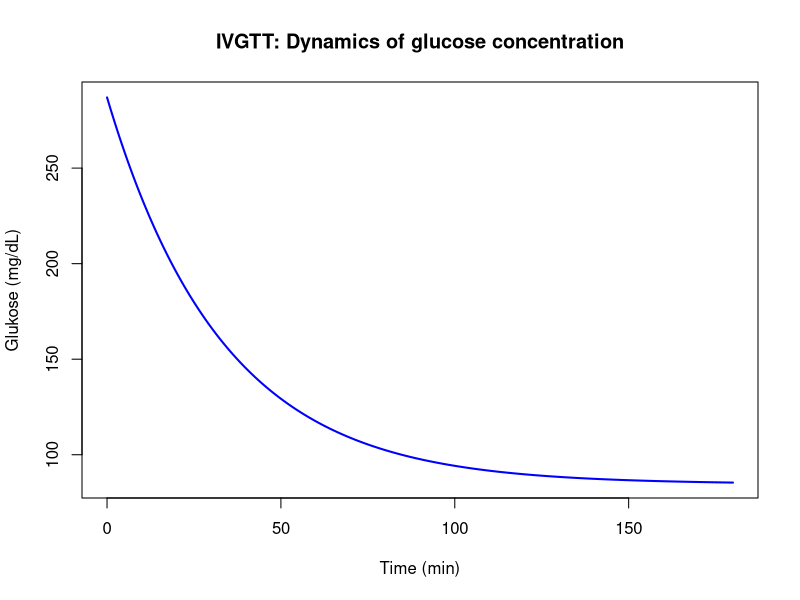
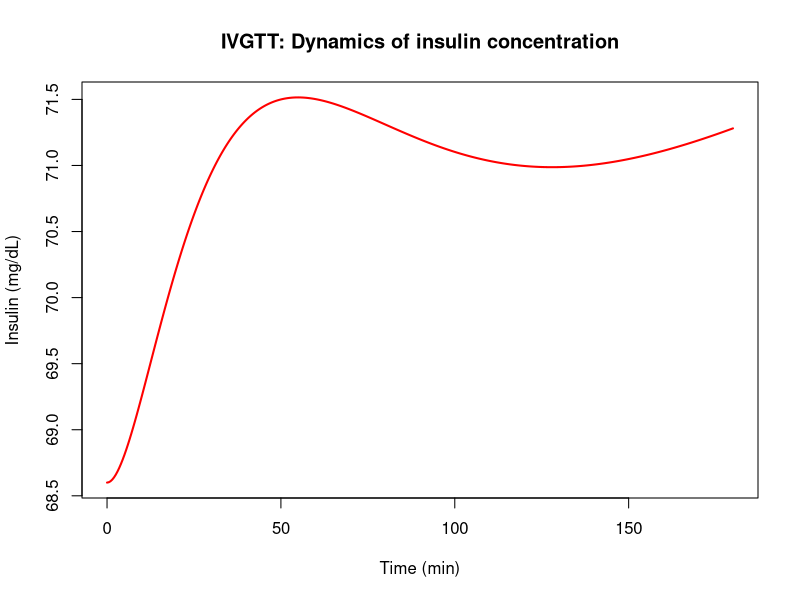
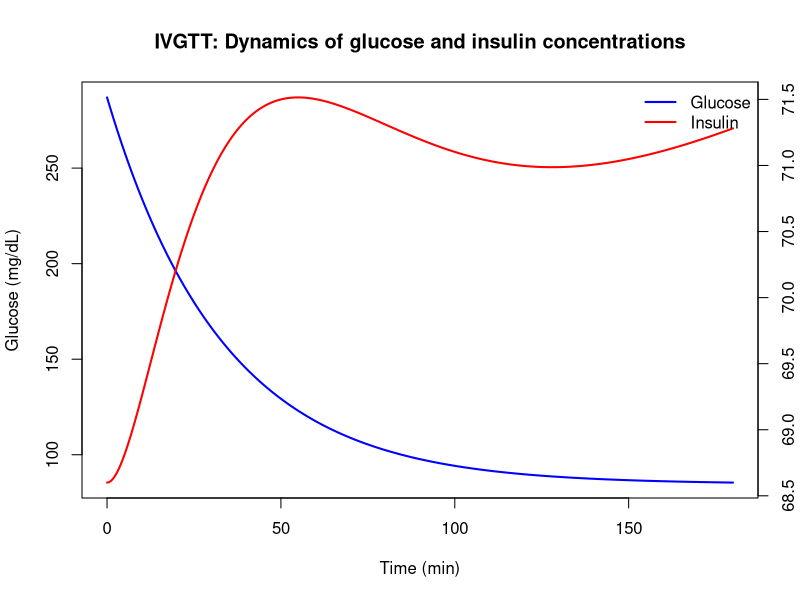
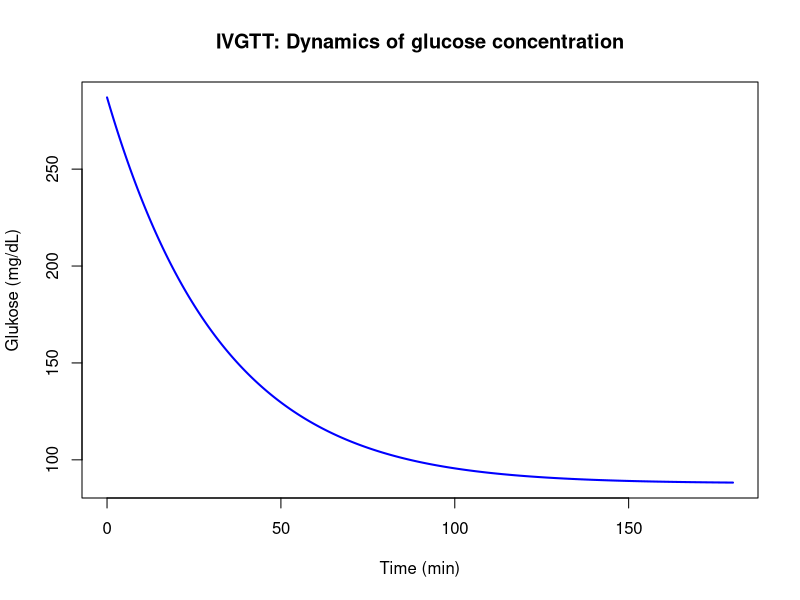
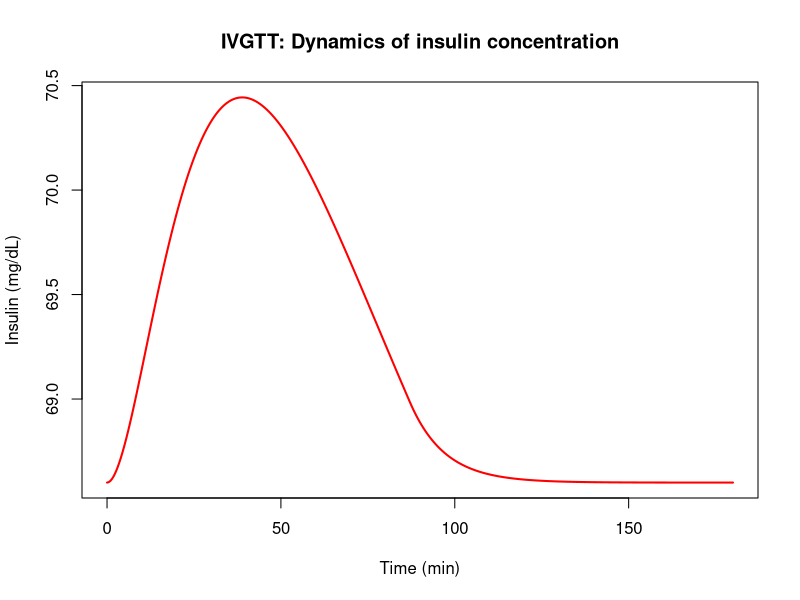
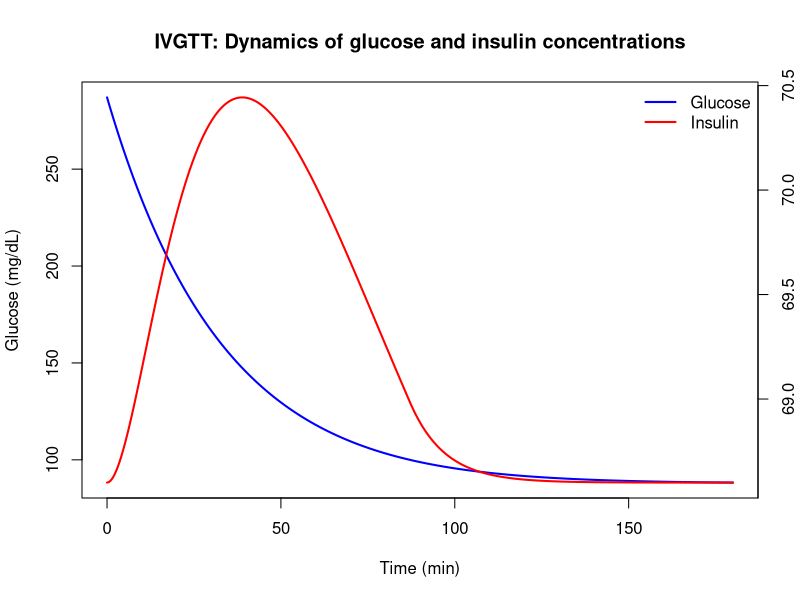

R code for these plots, in order:
## ---- chunk 1
install.packages("deSolve")
## ---- chunk 2
library("deSolve")
## ---- chunk 3
minimal_model <- function(t, y, parameters) {
  
  P1 = parameters[1]
  P2 = parameters[2]
  P3 = parameters[3]
  n = parameters[4]
  gamma = parameters[5]
  h = parameters[6]
  Gb = parameters[7]
  Ib = parameters[8]
  
  G = y[1]
  X = y[2]
  I = y[3]
  
  # Glucose
  dG <- -(P1 + X) * G + P1 * Gb
  # Auxiliary variable X
  dX <- -P2 * X + P3 * (I - Ib)
  # Insulin
  dI <- -n * (I - Ib) + gamma * t * pmax(G - h, 0)

  return(list(c(dG, dX, dI)))
  
}
## ---- chunk 4

parameters <- c(
  P1 = 0.03082,    
  P2 =  0.02093,    
  P3 =  1.062*10^(-5),    
  n = 0.1,       
  gamma = 1e-4,  
  h = 70,       
  Gb = 88,       
  Ib = 68.6      
)

inits <- c(
  G = 287,
  X = 0,          
  I = 68.6
)
## ---- chunk 5
times <- seq(0, 180, by = 0.5)

output <-  as.data.frame(ode(inits, times, minimal_model, parameters))

## ---- chunk 6
plot(output$time, output$G, 
     type = "l", lwd = 2, col = "blue",
     xlab = "Time (min)", ylab = "Glukose (mg/dL)",
     main = "IVGTT: Dynamics of glucose concentration")


plot(output$time, output$I, 
     type = "l", lwd = 2, col = "red",
     xlab = "Time (min)", ylab = "Insulin (mg/dL)",
     main = "IVGTT: Dynamics of insulin concentration")
## ---- chunk 7

plot(output$time, output$G, 
     type = "l", lwd = 2, col = "blue",
     xlab = "Time (min)", ylab = "Glucose (mg/dL)",
     main = "IVGTT: Dynamics of glucose and insulin concentrations"
     )

par(new = TRUE)
plot(output$time, output$I, 
     type = "l", lwd = 2, col = "red",
     axes = FALSE, xlab = "", ylab = ""
     )

axis(side = 4, at = pretty(range(output$I)))
mtext("Insulin (mg/dL)", side = 4, line = 3)

legend("topright", 
       legend = c("Glucose", "Insulin"),
       col = c("blue", "red"), 
       lty = 1, lwd = 2, bty = "n")
## ---- chunk 8
install.packages("deSolve")
## ---- chunk 9
library("deSolve")
## ---- chunk 10
minimal_model <- function(t, y, parameters) {
  
  P1 = parameters[1]
  P2 = parameters[2]
  P3 = parameters[3]
  n = parameters[4]
  gamma = parameters[5]
  h = parameters[6]
  Gb = parameters[7]
  Ib = parameters[8]
  
  G = y[1]
  X = y[2]
  I = y[3]
  
  # Glukose
  dG <- -(P1 + X) * G + P1 * Gb
  # Auxiliary variable X
  dX <- -P2 * X + P3 * (I - Ib)
  # Insuline
  dI <- -n * (I - Ib) + gamma * t * pmax(G - h, 0)

  return(list(c(dG, dX, dI)))
  
}
## ---- chunk 11

parameters <- c(
  P1 = 0.03082,    
  P2 =  0.02093,    
  P3 =  1.062*10^(-5),    
  n = 0.1,       
  gamma = 1e-4,  
  h = 100,       
  Gb = 88,       
  Ib = 68.6      
)

inits <- c(
  G = 287,
  X = 0,          
  I = 68.6
)
## ---- chunk 12
times <- seq(0, 180, by = 0.5)

output <-  as.data.frame(ode(inits, times, minimal_model, parameters))

## ---- chunk 13
plot(output$time, output$G, 
     type = "l", lwd = 2, col = "blue",
     xlab = "Time (min)", ylab = "Glukose (mg/dL)",
     main = "IVGTT: Dynamics of glucose concentration")


plot(output$time, output$I, 
     type = "l", lwd = 2, col = "red",
     xlab = "Time (min)", ylab = "Insulin (mg/dL)",
     main = "IVGTT: Dynamics of insulin concentration")
## ---- chunk 14

plot(output$time, output$G, 
     type = "l", lwd = 2, col = "blue",
     xlab = "Time (min)", ylab = "Glucose (mg/dL)",
     main = "IVGTT: Dynamics of glucose and insulin concentrations"
     )

par(new = TRUE)
plot(output$time, output$I, 
     type = "l", lwd = 2, col = "red",
     axes = FALSE, xlab = "", ylab = ""
     )

axis(side = 4, at = pretty(range(output$I)))
mtext("Insulin (mg/dL)", side = 4, line = 3)

legend("topright", 
       legend = c("Glucose", "Insulin"),
       col = c("blue", "red"), 
       lty = 1, lwd = 2, bty = "n")
